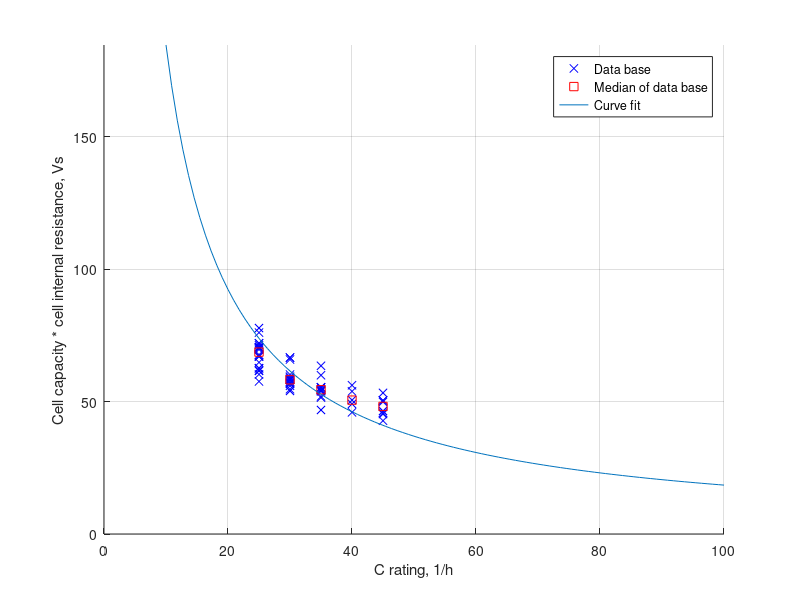
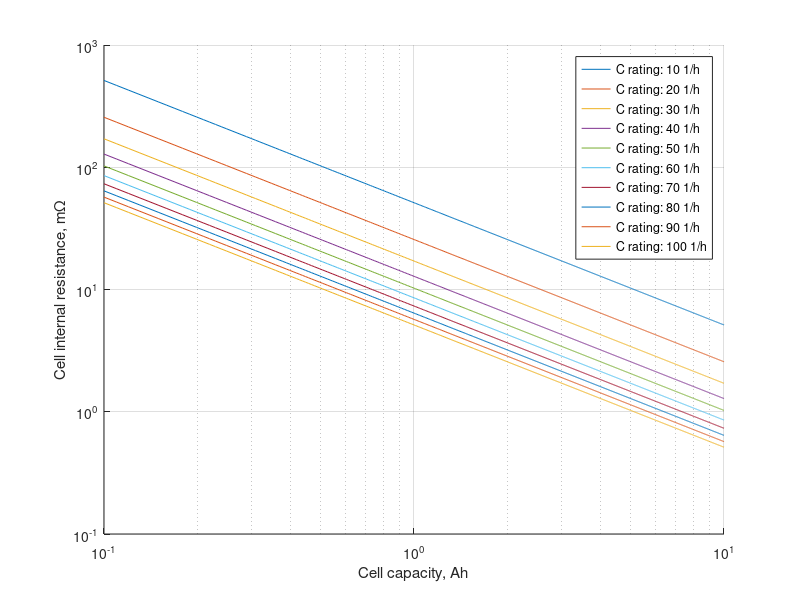

The MATLAB source for these figures, in order: (Note: this script raises an error after producing the figures.)
function [ DoD_max, DoD_exp, DoD_nom, V_full, V_exp, V_nom, C_rate, ...
    R_times_C_times_C_rate ] = batteryAverageLiPoCurve( )
% batteryAverageParams   creates average values for a standardized LiPo 
%   battery cell
%   The characteristic points of a LiPo discharge curve are averaged using
%   a database. The three characteristic points (full, nom and exp are
%   described in Ref. [1]. The database comes from Ref. [2].
%   For a more generic model, the absolute capacity is replaced by the
%   depth of discharge (DoC) and the absolute voltage is replaced by the
%   cell voltage.
%   The measuring points were determined at a discharge rate of 10 1/h [1].
%
% Literature:
%   [1] Tremblay, O., & Dessaint, L. A. (2009). Experimental validation of
%       a battery dynamic model for EV applications. World electric vehicle
%       journal, 3(2), 289-298.
%   [2] Gerd Giese. Elektromodellflug - Datenbank. 
%       URL: https://www.elektromodellflug.de/oldpage/datenbank.htm
%       [last downloaded 20.02.2019]
%
% Syntax: 
%   [ DoC_full, DoC_nom, DoC_exp, V_full, V_exp, V_nom, C_rate ] = 
%       batteryAverageLiPoCurve( )
%
% Outputs:
%   DoC_exp     exponential depth of discharge (scalar), -
%   DoC_nom     nominal depth of discharge (scalar), -
%   V_full      cell voltage with no current applied (scalar), in V
%   V_exp       exponential cell voltage (scalar), in V
%   V_nom       nominal cell voltage (scalar), in V
%   C_rate      discharge rate (scalar), in 1/h
%
% See also: batteryDischargeParams, batteryVoltage
%

% Disclaimer:
%   SPDX-License-Identifier: GPL-3.0-only
% 
%   Copyright (C) 2016-2022 Yannic Beyer
%   Copyright (C) 2022 TU Braunschweig, Institute of Flight Guidance
% *************************************************************************

% load database
load('battery_lipo_database');
DATA = Elektromodellflug;

% Extract the necessary discharge points and the capacity from the data
% base
discharge_points = cell2mat(DATA(:,3));
num_series = cell2mat(DATA(:,4));
capacity = cell2mat(DATA(:,5));

% Standardising the battery capacity to the State of Charge
% The capacity values are given in As, ./3.6 transforms them into
% mAh, finally the figures are standardised with the overall battery
% capacity in mAh
DoD_max = discharge_points(:,1) ./ 3.6 ./ capacity;
DoD_nom = discharge_points(:,2) ./ 3.6 ./ capacity;
DoD_exp = discharge_points(:,3) ./ 3.6 ./ capacity;

% Voltage discharge points in V
V_full = discharge_points(:,4);
V_exp = discharge_points(:,5);
V_nom = discharge_points(:,6);

cell_internal_resistance = discharge_points(:,8);

% All points of the discharge curve have been determined at a discharge
% rate (C-Rate) of 10 1/h
C_rate = 10;

C_rating = cell2mat( DATA(:,6) );
C_rating_data = [25,30,35,40,45];
C_rating_data_SI = C_rating_data / 3600;
R_times_C_data_SI = zeros(size(C_rating_data));
capacity_SI = capacity / 1000 * 3600;

figure
hold on

C_rating_plot = [];
R_times_C_plot = [];
for i = 1:length(R_times_C_data_SI)
    cell_internal_resistance_i = cell_internal_resistance(C_rating==C_rating_data(i));
    cell_capacity_SI_i = capacity_SI(C_rating==C_rating_data(i));
    R_times_C_data_SI_i = cell_internal_resistance_i .* cell_capacity_SI_i;
    R_times_C_data_SI(i) = median( R_times_C_data_SI_i );
    % plot( C_rating_data(i), R_times_C_data_SI_i, 'bx' )
    C_rating_plot = [C_rating_plot, repmat(C_rating_data(i),1,length(R_times_C_data_SI_i))];
    R_times_C_plot = [R_times_C_plot, R_times_C_data_SI_i(:)'];
end

plot( C_rating_plot, R_times_C_plot, 'bx' )

plot( C_rating_data, R_times_C_data_SI, 'rs' )

fun = @(x,xdata)x./xdata;

x0 = 1;

R_times_C_times_C_rate = lsqcurvefit(fun,x0,C_rating_data_SI,R_times_C_data_SI,0,inf);

C_rating_test = linspace( 10, 100, 100 );
C_rating_test_SI = C_rating_test / 3600;
plot( C_rating_test, R_times_C_times_C_rate ./ C_rating_test_SI );
xlim([0,inf])
ylim([0,inf])
grid on

xlabel( 'C rating, 1/h' )
ylabel( 'Cell capacity * cell internal resistance, Vs' )

legend('Data base','Median of data base','Curve fit')

figure
hold on
capacity_test = linspace( 0.1, 10, 1000 );
capacity_test_SI = capacity_test * 3.6 * 1000;
Legend = {};
C_rating_test_2 = linspace( C_rating_test(1), C_rating_test(end), 10 );
C_rating_test_2_SI = C_rating_test_2 / 3600;
for i = 1:length(C_rating_test_2)
    cell_internal_resistance_test = R_times_C_times_C_rate ./ capacity_test_SI / C_rating_test_2_SI(i);
    semilogx( capacity_test, cell_internal_resistance_test * 1000 )
    Legend(end+1) = {['C rating: ',num2str(C_rating_test_2(i)),' 1/h']};
end
xlabel( 'Cell capacity, Ah' )
ylabel( 'Cell internal resistance, m\Omega' )
grid on
set(gca, 'XScale', 'log');
set(gca, 'YScale', 'log');

legend(Legend);

num_batteries = length(V_full);
Eo = zeros(num_batteries,1);
A = zeros(num_batteries,1);
K = zeros(num_batteries,1);
B = zeros(num_batteries,1);
for i = 1:num_batteries
    DoD_nom(DoD_nom>0.98) = 0.98;
    C_rating_SI = C_rating(i) / 3600;
    R_times_C = R_times_C_times_C_rate ./ C_rating_SI;
    DoD_nom(1) = 0.85;
    V_nom(1) = 3.5;
    [Eo(i), A(i), K(i), B(i)] = batteryParamsFromCurve( DoD_max(i), DoD_exp(i), ...
        DoD_nom(i), V_full(i), V_exp(i), V_nom(i), C_rate, R_times_C );
end

end
